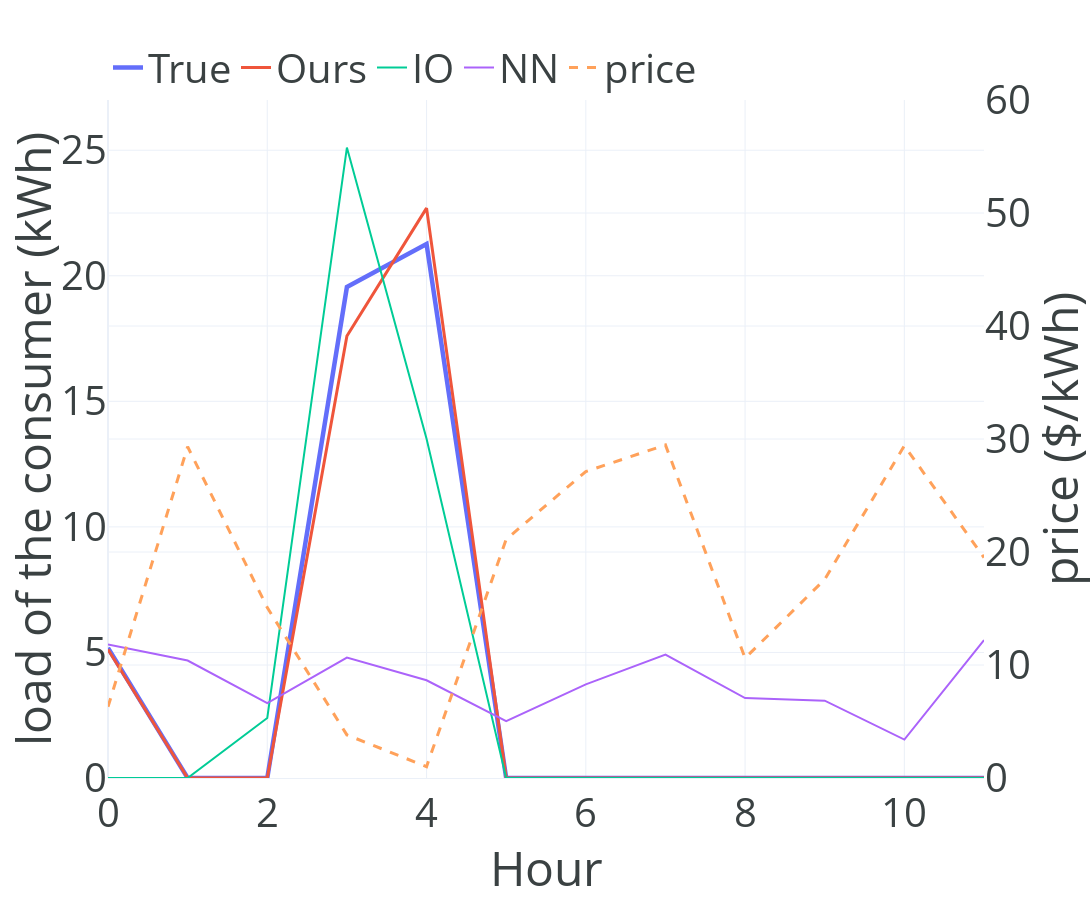

The notebook cell saved with this chart:
### Code cell
T = 12
N = 3

t1 = go.Scatter(x=np.arange(12), y=power,
                    mode='lines',
                    name='True',line = {'width':4.5})
t2 = go.Scatter(x=np.arange(12), y=x_pred,
                    mode='lines',
                    name='Ours',line={
        "width": 3})
t3 = go.Scatter(x=np.arange(12), y=x_pred2,
                    mode='lines',
                    name='IO',line={
        "width": 2})

t4 = go.Scatter(x=np.arange(12), y=x_pred3,
                    mode='lines',
                    name='NN',line={
        "width": 2})
t5 = go.Scatter(x=np.arange(T), y=price, yaxis='y2',
                    mode='lines',
                    name='price',line={
        "width": 3,'dash':'dash'})

fig = go.Figure(data=[t1,t2,t3,t4,t5],layout={
    'xaxis':{'title':'Hour', 'showline':True},
    'yaxis':{'title': 'load of the consumer (kWh)','range':[0,27]},
    'yaxis2': {'title':'price ($/kWh)','anchor':'x', 'overlaying':'y', 'side':'right', 'range':[0,60]},
    "font": {"size": 40,'color':'#3a4142'},
    'template':'plotly_white',
    'legend':{'yanchor':'bottom','y':1,'xanchor':'left','x':0.0,'orientation':'h'},
    'width':1600,
    'height':900
    
})
fig.show()

### Figure 1 — Plotly figure (JSON) as saved in the notebook; plotly's stock layout.template omitted (floating-point values rounded to 4 significant figures)
{"data": [{"line": {"width": 4.5}, "mode": "lines", "name": "True", "type": "scatter", "x": [0, 1, 2, 3, 4, 5, 6, 7, 8, 9, 10, 11], "y": [5.182, 1.567e-11, 7.162e-11, 19.55, 21.27, 9.115e-12, 1.837e-11, 1.643e-11, 2.004e-10, 3.747e-11, 1.723e-11, 3.492e-11]}, {"line": {"width": 3}, "mode": "lines", "name": "Ours", "type": "scatter", "x": [0, 1, 2, 3, 4, 5, 6, 7, 8, 9, 10, 11], "y": [5.119, -1.75e-11, 1.396e-11, 17.6, 22.69, -1.415e-11, -1.514e-11, -1.657e-11, 4.291e-11, 6.201e-11, -1.617e-11, -2.534e-12]}, {"line": {"width": 2}, "mode": "lines", "name": "IO", "type": "scatter", "x": [0, 1, 2, 3, 4, 5, 6, 7, 8, 9, 10, 11], "y": [2.468e-07, 1.152e-08, 2.391, 25.11, 13.51, 7.168e-08, -1.033e-07, -8.99e-08, 4.449e-07, 1.693e-06, -1.126e-07, -9.495e-08]}, {"line": {"width": 2}, "mode": "lines", "name": "NN", "type": "scatter", "x": [0, 1, 2, 3, 4, 5, 6, 7, 8, 9, 10, 11], "y": [5.314, 4.676, 2.986, 4.793, 3.891, 2.265, 3.73, 4.918, 3.184, 3.081, 1.531, 5.492]}, {"line": {"dash": "dash", "width": 3}, "mode": "lines", "name": "price", "type": "scatter", "x": [0, 1, 2, 3, 4, 5, 6, 7, 8, 9, 10, 11], "y": [6.298, 29.31, 15.09, 3.812, 1.004, 21.12, 27.12, 29.47, 10.61, 17.58, 29.4, 19.51], "yaxis": "y2"}], "layout": {"font": {"color": "#3a4142", "size": 40}, "height": 900, "legend": {"orientation": "h", "x": 0, "xanchor": "left", "y": 1, "yanchor": "bottom"}, "width": 1600, "xaxis": {"showline": true, "title": {"text": "Hour"}}, "yaxis": {"range": [0, 27], "title": {"text": "load of the consumer (kWh)"}}, "yaxis2": {"anchor": "x", "overlaying": "y", "range": [0, 60], "side": "right", "title": {"text": "price ($/kWh)"}}}}
